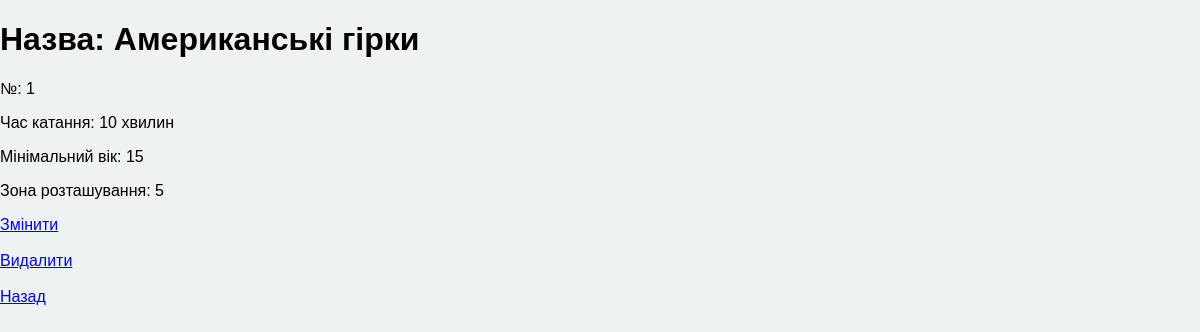
Page /my_administrator/attractions/1 on the earlier database version.
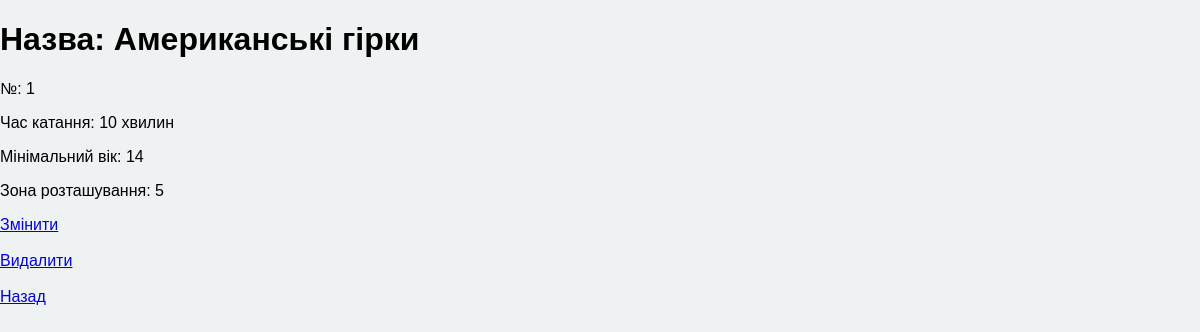
Same page on the later database version.
### main/models.py (models this page shows, shortened)
class Attractions(models.Model):
    id = models.IntegerField("№", primary_key=True)
    time = models.CharField("Час катання", max_length=20)
    name = models.CharField("Назва атракціону", max_length=20)
    min_age = models.IntegerField("Мінімальний вік")
    zone = models.IntegerField("Зона розташування")

### my_administrator/views.py (the view)
# urls.py: path('attractions/<int:pk>', views.AttractionDetailView.as_view(), name = "detail_view"),
class AttractionDetailView(DetailView):
    model = Attractions
    template_name = "my_administrator/attractions/detail_view.html"
    context_object_name = "attractions"

### my_administrator/templates/my_administrator/attractions/detail_view.html (shortened to what this page needs)
{% extends "layout_admin.html" %}
{% block content %}
<h1>Назва: {{attractions.name}}</h1>
<p>№: {{attractions.id}}</p>
<p>Час катання: {{attractions.time}}</p>
<p>Мінімальний вік: {{attractions.min_age}}</p>
<p>Зона розташування: {{attractions.zone}}</p>
<a href="{% url 'update_attraction' attractions.id %}">Змінити</a>
<br>
<br>
<a href="{% url 'delete_attraction' attractions.id %}">Видалити</a>
<br>
<br>
<a href=".">Назад</a>
<br>
{% endblock %}

Differences in the rows shown:
changed Attractions "Американські гірки": min_age "15" → "14"
